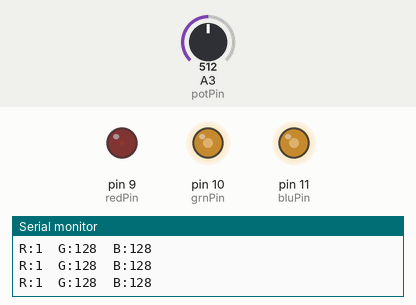
The sketch below on a simulated Arduino Uno, built with avr-gcc and run on an emulated ATmega328P. Parts: output pins drawn as LEDs (lit = HIGH), the last lines printed to the serial monitor. The test bench sets the inputs (shaded band); at power-on: A3 (potPin) = 512.

Above: at 1.2 s.
1.3 s: A3 (potPin) set to 483
At 2.5 s:
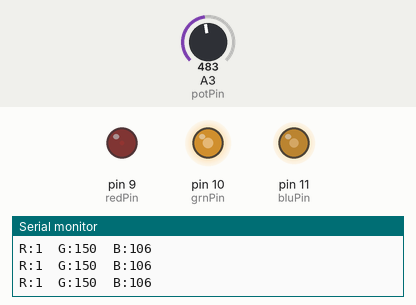
2.8 s: A3 (potPin) set to 460
At 3.7 s:
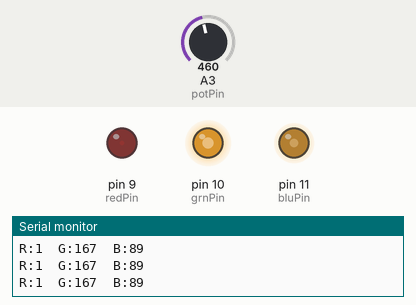
5.8 s: A3 (potPin) set to 331
At 7.0 s:
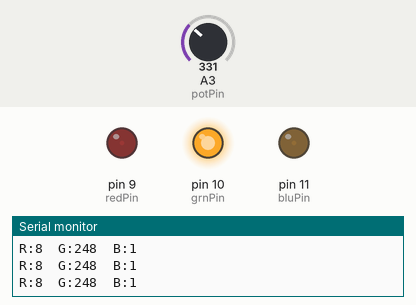
7.3 s: A3 (potPin) set to 312
At 8.4 s:
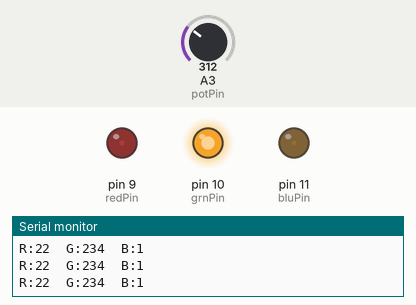
10.3 s: A3 (potPin) set to 692
At 10.6 s:
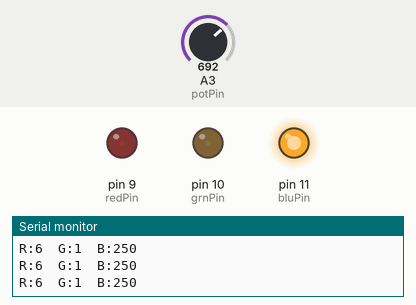
11.8 s: A3 (potPin) set to 900
At 12.9 s:
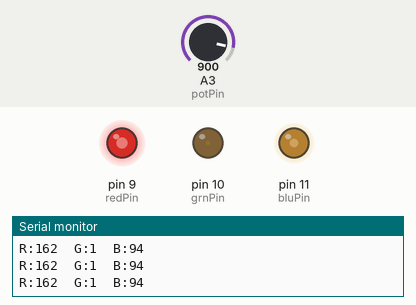
Timing chart, 0 to 14.3 s (numbered marks = the images above; inputs shaded):
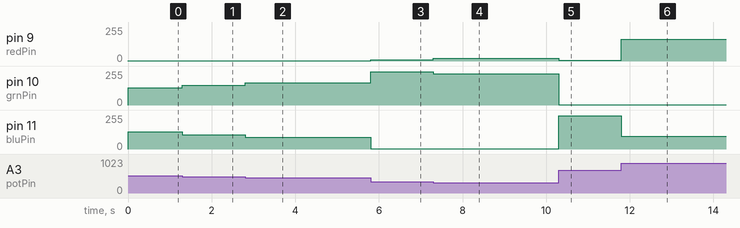

Measured:
- after the input at 1.3 s, pin 10 (grnPin): 128/255 → 150/255 at once; pin 11 (bluPin): 128/255 → 106/255 at once
- after the input at 2.8 s, pin 10 (grnPin): 150/255 → 167/255 at once; pin 11 (bluPin): 106/255 → 89/255 at once
- after the input at 5.8 s, pin 9 (redPin): 1/255 → 8/255 at once; pin 10 (grnPin): 167/255 → 248/255 at once; pin 11 (bluPin): 89/255 → 1/255 at once
- after the input at 7.3 s, pin 9 (redPin): 8/255 → 22/255 at once; pin 10 (grnPin): 248/255 → 234/255 at once
- after the input at 10.3 s, pin 9 (redPin): 22/255 → 6/255 at once; pin 10 (grnPin): 234/255 → 1/255 at once; pin 11 (bluPin): 1/255 → 250/255 at once
- after the input at 11.8 s, pin 9 (redPin): 6/255 → 162/255 at once; pin 11 (bluPin): 250/255 → 94/255 at once

The sketch:

sketch_sep07a.ino
```cpp
/*
* Code for making one potentiometer control 3 LEDs, red, grn and blu, or one tri-color LED
* The program cross-fades from red to grn, grn to blu, and blu to red
* Debugging code assumes Arduino 0004, as it uses Serial.begin()-style functions
* Clay Shirky <clay.shirky@nyu.edu>
*/

// INPUT: Potentiometer should be connected to 5V and GND
int potPin = 3; // Potentiometer output connected to analog pin 3
int potVal = 0; // Variable to store the input from the potentiometer

// OUTPUT: Use digital pins 9-11, the Pulse-width Modulation (PWM) pins
// LED's cathodes should be connected to digital GND
int redPin = 9;   // Red LED,   connected to digital pin 9
int grnPin = 10;  // Green LED, connected to digital pin 10
int bluPin = 11;  // Blue LED,  connected to digital pin 11

// Program variables
int redVal = 0;   // Variables to store the values to send to the pins
int grnVal = 0;
int bluVal = 0;

int DEBUG = 1;          // Set to 1 to turn on debugging output

void setup()
{
  pinMode(redPin, OUTPUT);   // sets the pins as output
  pinMode(grnPin, OUTPUT);
  pinMode(bluPin, OUTPUT);

  if (DEBUG) {           // If we want to see the pin values for debugging...
    Serial.begin(9600);  // ...set up the serial ouput in 0004 format
  }
}

// Main program
void loop()
{
  potVal = analogRead(potPin);   // read the potentiometer value at the input pin

  if (potVal < 341)  // Lowest third of the potentiometer's range (0-340)
  {
    potVal = (potVal * 3) / 4; // Normalize to 0-255

    redVal = 256 - potVal;  // Red from full to off
    grnVal = potVal;        // Green from off to full
    bluVal = 1;             // Blue off
  }
  else if (potVal < 682) // Middle third of potentiometer's range (341-681)
  {
    potVal = ( (potVal-341) * 3) / 4; // Normalize to 0-255

    redVal = 1;            // Red off
    grnVal = 256 - potVal; // Green from full to off
    bluVal = potVal;       // Blue from off to full
  }
  else  // Upper third of potentiometer"s range (682-1023)
  {
    potVal = ( (potVal-683) * 3) / 4; // Normalize to 0-255

    redVal = potVal;       // Red from off to full
    grnVal = 1;            // Green off
    bluVal = 256 - potVal; // Blue from full to off
  }
  analogWrite(redPin, redVal);   // Write values to LED pins
  analogWrite(grnPin, grnVal);
  analogWrite(bluPin, bluVal);

  if (DEBUG) { // If we want to read the output
    DEBUG += 1;      // Increment the DEBUG counter
    if (DEBUG > 100) // Print every hundred loops
    {
      DEBUG = 1;     // Reset the counter
                             // Serial output using 0004-style functions
      Serial.print("R:");    // Indicate that output is red value
      Serial.print(redVal);  // Print red value
      Serial.print("\t");    // Print a tab
      Serial.print("G:");    // Repeat for grn and blu...
      Serial.print(grnVal);
      Serial.print("\t");
      Serial.print("B:");
      Serial.println(bluVal); // println, to end with a carriage return
    }
  }
}
```
